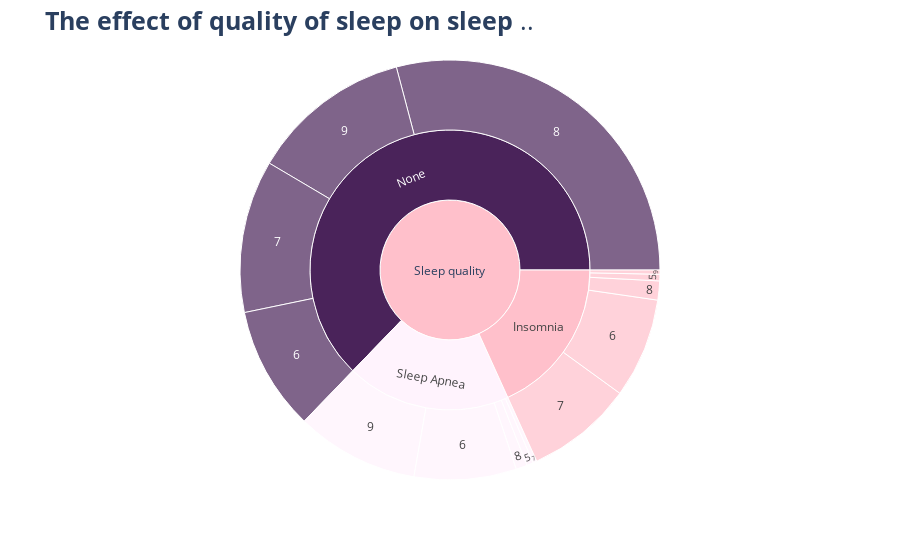

Write notebook code for a chart like this one.
### Code cell
fig=px.sunburst(sleep_data,path=[px.Constant('Sleep quality'),'Sleep Disorder','Quality of Sleep'],
               color='Sleep Disorder',values='Sleep Duration',
              color_discrete_sequence=['pink','#4A235A','#FFF3FD'],
              hover_data=['Gender'])

fig.update_layout(title='<b>The effect of quality of sleep on sleep </b>..',
                 title_font={'size':25})

fig.show()

### Figure 1 — Plotly figure (JSON) as saved in the notebook; plotly's stock layout.template omitted (floating-point values rounded to 4 significant figures)
{"data": [{"branchvalues": "total", "customdata": [["(?)", "Insomnia"], ["(?)", "None"], ["(?)", "Insomnia"], ["Female", "Sleep Apnea"], ["Female", "Insomnia"], ["(?)", "Sleep Apnea"], ["(?)", "None"], ["(?)", "Sleep Apnea"], ["(?)", "Insomnia"], ["(?)", "None"], ["(?)", "Insomnia"], ["(?)", "Sleep Apnea"], ["(?)", "None"], ["(?)", "Insomnia"], ["(?)", "Sleep Apnea"], ["Male", "Sleep Apnea"], ["(?)", "(?)"], ["Female", "None"]], "domain": {"x": [0, 1], "y": [0, 1]}, "hovertemplate": "labels=%{label}<br>Sleep Duration=%{value}<br>parent=%{parent}<br>id=%{id}<br>Gender=%{customdata[0]}<br>Sleep Disorder=%{customdata[1]}<extra></extra>", "ids": ["Sleep quality/Insomnia/5", "Sleep quality/None", "Sleep quality/Insomnia", "Sleep quality/Sleep Apnea/9", "Sleep quality/Insomnia/9", "Sleep quality/Sleep Apnea/8", "Sleep quality/None/8", "Sleep quality/Sleep Apnea", "Sleep quality/Insomnia/8", "Sleep quality/None/7", "Sleep quality/Insomnia/7", "Sleep quality/Sleep Apnea/6", "Sleep quality/None/6", "Sleep quality/Insomnia/6", "Sleep quality/Sleep Apnea/5", "Sleep quality/Sleep Apnea/7", "Sleep quality", "Sleep quality/None/9"], "labels": ["5", "None", "Insomnia", "9", "9", "8", "8", "Sleep Apnea", "8", "7", "7", "6", "6", "6", "5", "7", "Sleep quality", "9"], "marker": {"colors": ["pink", "#4A235A", "pink", "#FFF3FD", "pink", "#FFF3FD", "#4A235A", "#FFF3FD", "pink", "#4A235A", "pink", "#FFF3FD", "#4A235A", "pink", "#FFF3FD", "#FFF3FD", "pink", "#4A235A"]}, "name": "", "parents": ["Sleep quality/Insomnia", "Sleep quality", "Sleep quality", "Sleep quality/Sleep Apnea", "Sleep quality/Insomnia", "Sleep quality/Sleep Apnea", "Sleep quality/None", "Sleep quality", "Sleep quality/Insomnia", "Sleep quality/None", "Sleep quality/Insomnia", "Sleep quality/Sleep Apnea", "Sleep quality/None", "Sleep quality/Insomnia", "Sleep quality/Sleep Apnea", "Sleep quality/Sleep Apnea", "", "Sleep quality/None"], "type": "sunburst", "values": [13, 1612.0, 467.6, 242.9, 8.3, 22.1, 747.3, 487.6, 37.6, 301.6, 211.1, 201.9, 244.7, 197.6, 13, 7.7, 2567.0, 317.9]}], "layout": {"legend": {"tracegroupgap": 0}, "margin": {"t": 60}, "sunburstcolorway": ["pink", "#4A235A", "#FFF3FD"], "title": {"font": {"size": 25}, "text": "<b>The effect of quality of sleep on sleep </b>.."}}}
